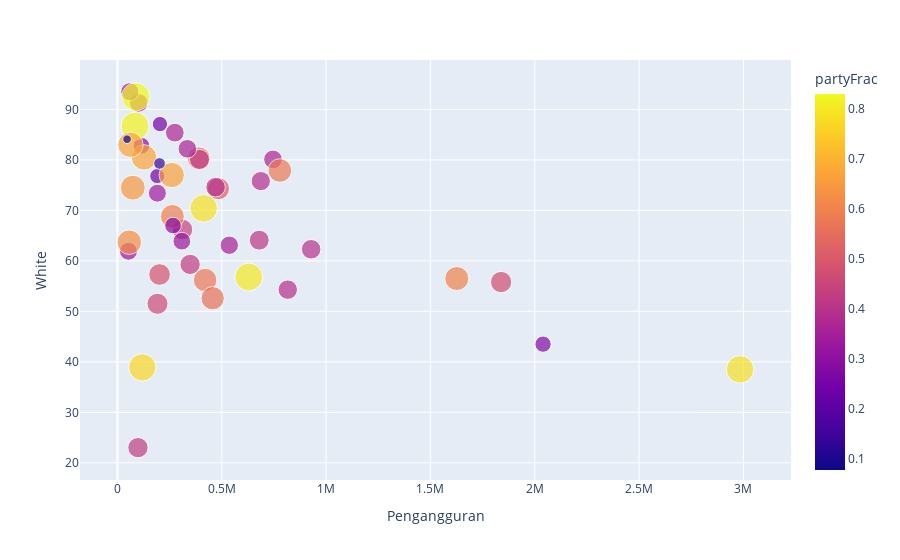

The code cell stored with this chart in its notebook:
### Markdown cell above
### Donald Trump

### Code cell
#White vs Pengangguran
fig = px.scatter(DNT, x="Pengangguran", y="White", color="partyFrac",
                 size='partyFrac')
fig.show()
